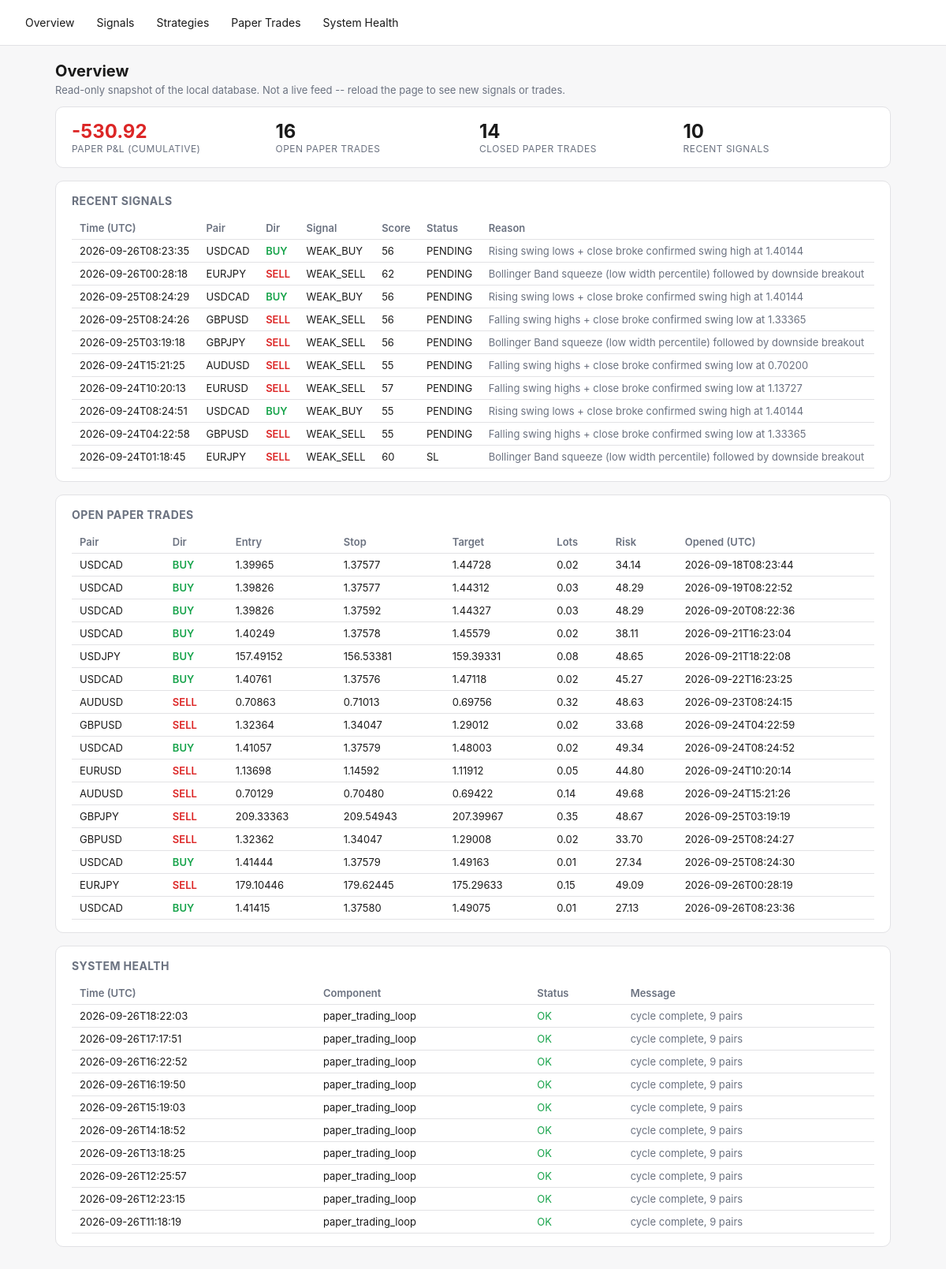
Before: / with the older database file.
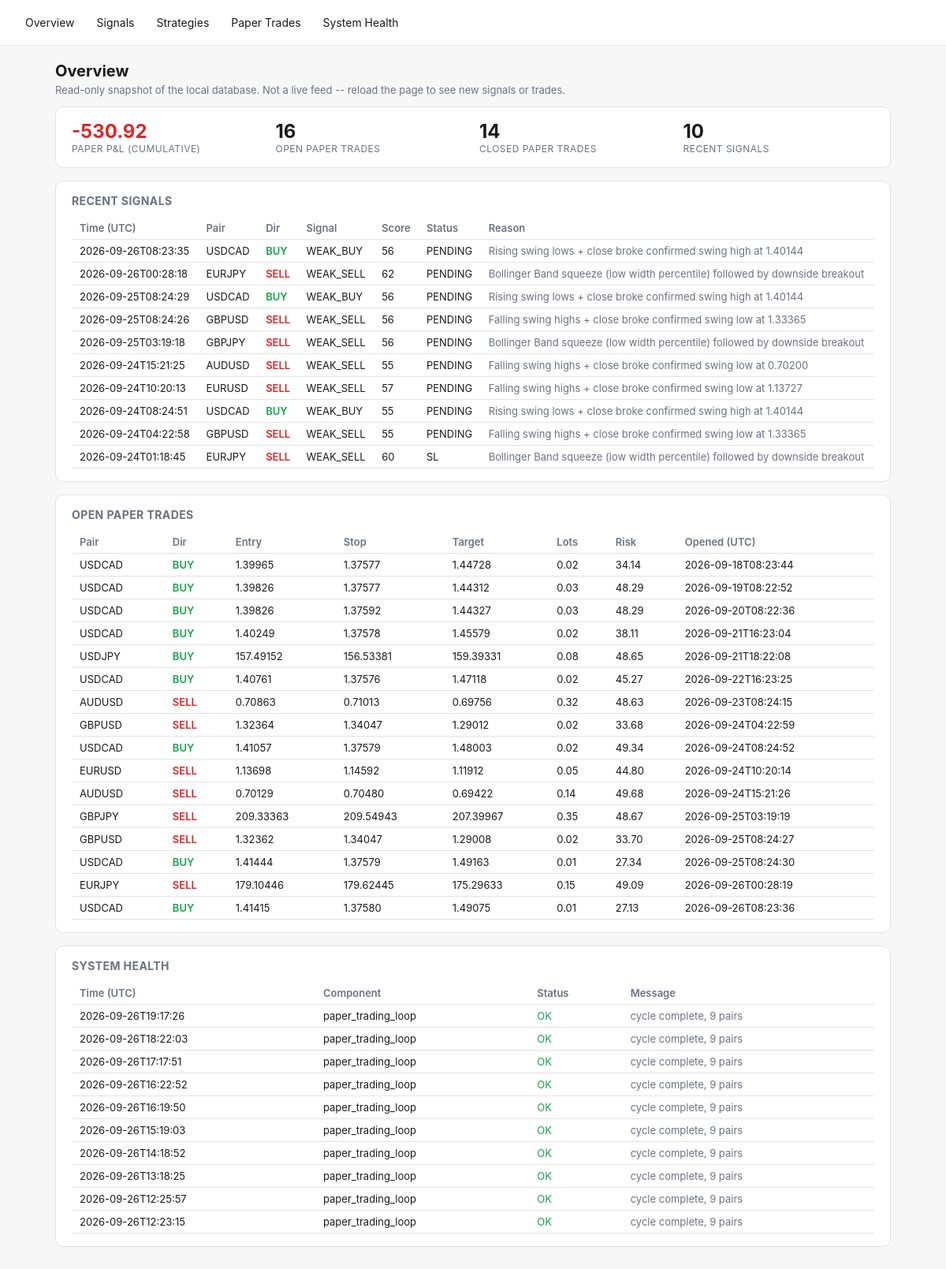
After: the same page with the newer database file.
### tables this page shows
CREATE TABLE signals (
    id TEXT PRIMARY KEY,
    pair TEXT NOT NULL,
    direction TEXT NOT NULL,
    overall_signal TEXT NOT NULL,
    score REAL NOT NULL,
    entry_low REAL, entry_high REAL, stop_loss REAL,
    take_profit_1 REAL, take_profit_2 REAL,
    spread_pips REAL,
    regime TEXT,
    strategies_agree_json TEXT,
    reason TEXT,
    status TEXT NOT NULL DEFAULT 'PENDING',
    created_at TEXT NOT NULL
, timeframe TEXT NOT NULL DEFAULT 'H4');

CREATE TABLE signal_outcomes (
    signal_id TEXT PRIMARY KEY REFERENCES signals(id),
    resolved_at TEXT,
    outcome TEXT,          -- TP | SL | EXPIRED | INVALIDATED
    exit_price REAL,
    pnl_r REAL
);

CREATE TABLE paper_trades (
    id INTEGER PRIMARY KEY AUTOINCREMENT,
    signal_id TEXT REFERENCES signals(id),
    pair TEXT NOT NULL,
    direction TEXT NOT NULL,
    entry_time TEXT NOT NULL,
    entry_price REAL NOT NULL,
    stop_loss REAL NOT NULL,
    take_profit REAL NOT NULL,
    lots REAL,                 -- position size at entry (fx_engine.position_sizing), if it could be computed
    risk_amount REAL,          -- dollar amount risked at entry, lots * stop_distance * pip_value
    exit_time TEXT,
    exit_price REAL,
    exit_reason TEXT,
    pnl_r REAL,
    pnl_amount REAL,           -- real dollar P&L = pnl_r * risk_amount (NULL if risk_amount unknown)
    created_at TEXT NOT NULL
, timeframe TEXT NOT NULL DEFAULT 'H4');

CREATE TABLE system_health (
    id INTEGER PRIMARY KEY AUTOINCREMENT,
    component TEXT NOT NULL,
    status TEXT NOT NULL,       -- OK | WARN | ERROR
    message TEXT,
    checked_at TEXT NOT NULL
);

### fx_engine/dashboard.py (the view)
    @app.route("/")
    def overview():
        d = get_db()
        signals = d.recent_signals(limit=10)
        health = d.recent_health(limit=10)
        open_trades = d.open_paper_trades()
        curve = d.paper_equity_curve()
        latest_equity = curve[-1]["cumulative"] if curve else 0.0
        return render_template(
            "overview.html", signals=signals, health=health, open_trades=open_trades,
            latest_equity=latest_equity, total_closed=len(curve),
        )

### fx_engine/db.py (called while the page is built)
    @contextmanager
    def _conn(self):
        conn = sqlite3.connect(self.path)
        conn.row_factory = sqlite3.Row
        try:
            yield conn
            conn.commit()
        finally:
            conn.close()

    def open_paper_trades(self) -> list[dict]:
        with self._conn() as conn:
            rows = conn.execute("SELECT * FROM paper_trades WHERE exit_time IS NULL").fetchall()
        return [dict(r) for r in rows]

    def recent_signals(self, limit: int = 50) -> list[dict]:
        with self._conn() as conn:
            rows = conn.execute(
                """SELECT s.*, o.outcome, o.pnl_r AS outcome_pnl_r, o.exit_price AS outcome_exit_price
                   FROM signals s LEFT JOIN signal_outcomes o ON o.signal_id = s.id
                   ORDER BY s.created_at DESC LIMIT ?""",
                (limit,),
            ).fetchall()
        return [dict(r) for r in rows]

    def paper_equity_curve(self) -> list[dict]:
        with self._conn() as conn:
            rows = conn.execute(
                """SELECT exit_time, pnl_amount FROM paper_trades
                   WHERE exit_time IS NOT NULL AND pnl_amount IS NOT NULL
                   ORDER BY exit_time ASC"""
            ).fetchall()
        cumulative = 0.0
        curve = []
        for r in rows:
            cumulative += r["pnl_amount"]
            curve.append({"exit_time": r["exit_time"], "pnl_amount": r["pnl_amount"], "cumulative": cumulative})
        return curve

    def recent_health(self, limit: int = 50) -> list[dict]:
        with self._conn() as conn:
            rows = conn.execute(
                "SELECT * FROM system_health ORDER BY id DESC LIMIT ?", (limit,),
            ).fetchall()
        return [dict(r) for r in rows]

### fx_engine/templates/overview.html (shortened to what this page needs)
{% extends "base.html" %}
{% block content %}
<h1>Overview</h1>
<p class="lede">Read-only snapshot of the local database. Not a live feed -- reload the page to see new signals or trades.</p>
<div class="card stat-row">
  <div class="stat">
    <div class="value" style="color:{{ 'var(--green)' if latest_equity >= 0 else 'var(--red)' }}">{{ "%.2f"|format(latest_equity) }}</div>
    <div class="label">Paper P&amp;L (cumulative)</div>
  </div>
  <div class="stat"><div class="value">{{ open_trades|length }}</div><div class="label">Open paper trades</div></div>
  <div class="stat"><div class="value">{{ total_closed }}</div><div class="label">Closed paper trades</div></div>
  <div class="stat"><div class="value">{{ signals|length }}</div><div class="label">Recent signals</div></div>
</div>
<div class="card">
  <h2>Recent Signals</h2>
  <div class="overflow">
  <table>
    <tr><th>Time (UTC)</th><th>Pair</th><th>Dir</th><th>Signal</th><th>Score</th><th>Status</th><th>Reason</th></tr>
    {% for s in signals %}
    <tr>
      <td>{{ s.created_at[:19] }}</td>
      <td>{{ s.pair }}</td>
      <td class="{{ 'buy' if s.direction=='BUY' else 'sell' }}">{{ s.direction }}</td>
      <td>{{ s.overall_signal }}</td>
      <td>{{ "%.0f"|format(s.score) }}</td>
      <td>{{ s.status }}</td>
      <td class="muted">{{ s.reason }}</td>
    </tr>
    {% else %}
    <tr><td colspan="7" class="muted">No signals yet -- run `python -m fx_engine.main signal-once` or `paper`.</td></tr>
    {% endfor %}
  </table>
  </div>
</div>
<div class="card">
  <h2>Open Paper Trades</h2>
  <div class="overflow">
  <table>
    <tr><th>Pair</th><th>Dir</th><th>Entry</th><th>Stop</th><th>Target</th><th>Lots</th><th>Risk</th><th>Opened (UTC)</th></tr>
    {% for t in open_trades %}
    <tr>
      <td>{{ t.pair }}</td>
      <td class="{{ 'buy' if t.direction=='BUY' else 'sell' }}">{{ t.direction }}</td>
      <td>{{ "%.5f"|format(t.entry_price) }}</td>
      <td>{{ "%.5f"|format(t.stop_loss) }}</td>
      <td>{{ "%.5f"|format(t.take_profit) }}</td>
      <td>{{ t.lots if t.lots is not none else "-" }}</td>
      <td>{{ "%.2f"|format(t.risk_amount) if t.risk_amount is not none else "-" }}</td>
      <td>{{ t.entry_time[:19] }}</td>
    </tr>
    {% else %}
    <tr><td colspan="8" class="muted">No open paper trades.</td></tr>
    {% endfor %}
  </table>
  </div>
</div>
<div class="card">
  <h2>System Health</h2>
  <div class="overflow">
  <table>
    <tr><th>Time (UTC)</th><th>Component</th><th>Status</th><th>Message</th></tr>
    {% for h in health %}
    <tr>
      <td>{{ h.checked_at[:19] }}</td>
      <td>{{ h.component }}</td>
      <td class="{{ 'ok' if h.status=='OK' else ('warn' if h.status=='WARN' else 'error') }}">{{ h.status }}</td>
      <td class="muted">{{ h.message }}</td>
    </tr>
    {% else %}
    <tr><td colspan="4" class="muted">No health checks logged yet.</td></tr>
    {% endfor %}
  </table>
  </div>
</div>
{% endblock %}

### fx_engine/templates/base.html (shortened to what this page needs)
<!doctype html>
<html lang="en">
<head>
</head>
<body>
<nav>
  <a href="{{ url_for('overview') }}">Overview</a>
  <a href="{{ url_for('signals_page') }}">Signals</a>
  <a href="{{ url_for('strategies_page') }}">Strategies</a>
  <a href="{{ url_for('paper_trades_page') }}">Paper Trades</a>
  <a href="{{ url_for('health_page') }}">System Health</a>
</nav>
<main>
{% block content %}{% endblock %}
</main>
</body>
</html>

### fx_engine/templates/base.html (style rules this page uses)
:root { --bg:#f7f7f8; --fg:#1a1a1a; --card:#ffffff; --border:#e2e2e5; --accent:#2563eb; --green:#16a34a; --red:#dc2626; --amber:#d97706; --muted:#6b7280; }
* { box-sizing: border-box; }
body { margin:0; font-family:-apple-system,BlinkMacSystemFont,"Segoe UI",sans-serif; background:var(--bg); color:var(--fg); }
nav { display:flex; gap:4px; padding:12px 20px; border-bottom:1px solid var(--border); background:var(--card); flex-wrap:wrap; }
nav a { color:var(--fg); text-decoration:none; padding:8px 12px; border-radius:6px; font-size:14px; }
main { padding:20px; max-width:1100px; margin:0 auto; }
.card { background:var(--card); border:1px solid var(--border); border-radius:10px; padding:16px 20px; margin-bottom:16px; }
table { width:100%; border-collapse:collapse; font-size:13px; }
th, td { text-align:left; padding:6px 10px; border-bottom:1px solid var(--border); white-space:nowrap; }
th { color:var(--muted); font-weight:600; }
.buy { color:var(--green); font-weight:600; }
.sell { color:var(--red); font-weight:600; }
.ok { color:var(--green); }
.muted { color:var(--muted); }
.stat-row { display:flex; gap:16px; flex-wrap:wrap; }
.stat { flex:1; min-width:140px; }
.stat .value { font-size:24px; font-weight:700; }
.stat .label { font-size:12px; color:var(--muted); text-transform:uppercase; letter-spacing:.04em; }
h1 { font-size:20px; margin:0 0 4px; }
h2 { font-size:14px; margin:0 0 12px; color:var(--muted); text-transform:uppercase; letter-spacing:.03em; }
p.lede { color:var(--muted); font-size:13px; margin-top:0; }
.overflow { overflow-x:auto; }

Changed rows visible on the page:
no longer on this page (row unchanged): system_health: checked_at "2026-09-26T11:18:19", component "paper_trading_loop", status "OK", message "cycle complete, 9 pairs"
added system_health: checked_at "2026-09-26T19:17:26", component "paper_trading_loop", status "OK", message "cycle complete, 9 pairs"
